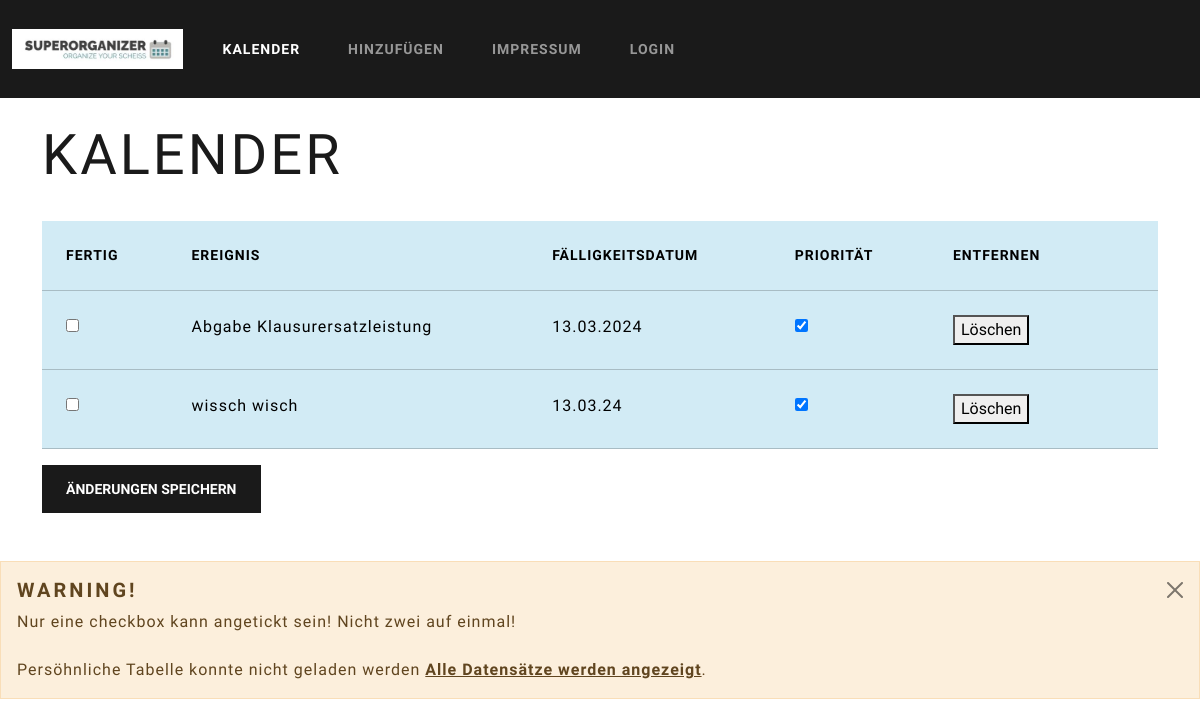
Before: / with the older database file.
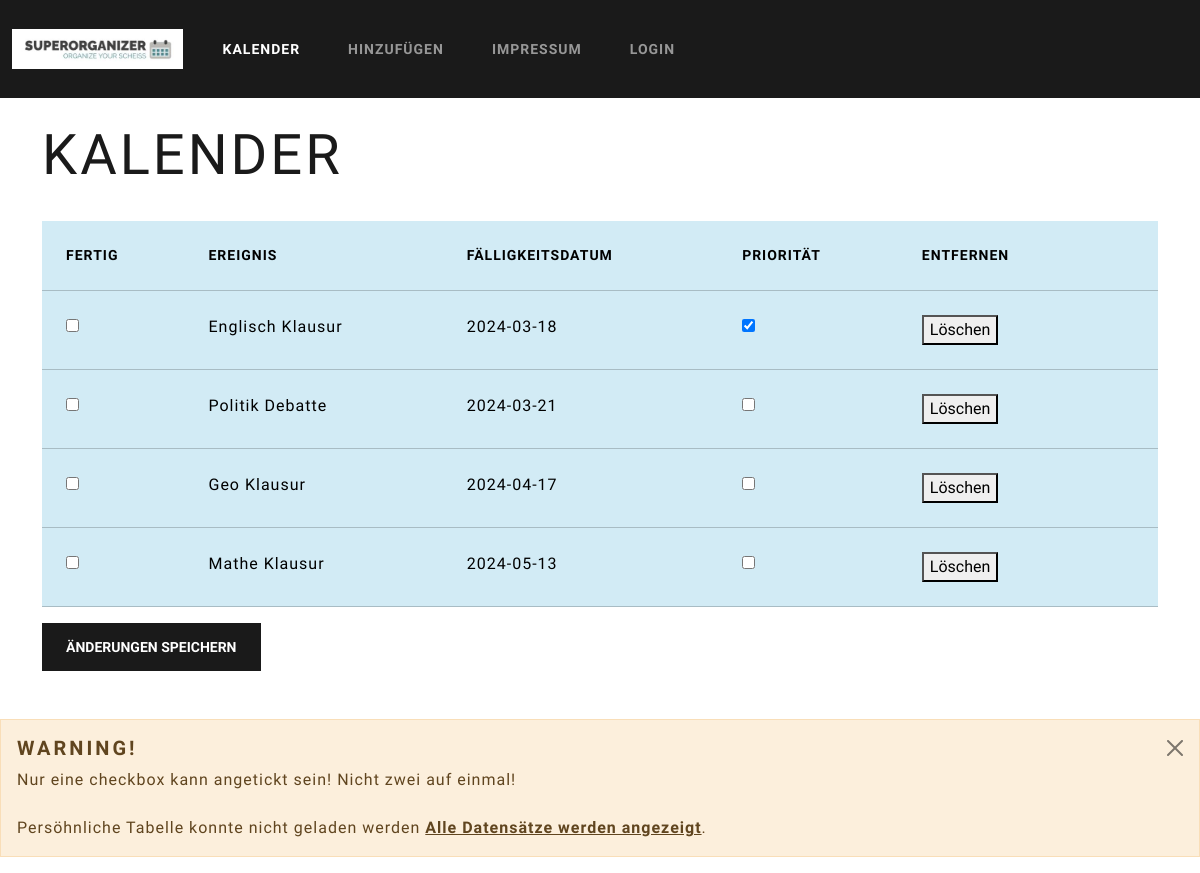
After: the same page with the newer database file.
### tables this page shows
CREATE TABLE "kalender" (
	"iD"	INTEGER UNIQUE,
	"Ereignis"	TEXT,
	"Beschreibung"	TEXT,
	"Priorisiert"	INTEGER,
	"Fertig"	INTEGER,
	"Datum"	TEXT,
	PRIMARY KEY("iD" AUTOINCREMENT)
);

### app.py (the view)
@app.route('/',methods=['POST','GET'])
def index():
    if request.method == 'POST':
         prio=request.form['priorisiert']
    data = get_data()
    return render_template('main.html', data = data)

### app.py (called while the page is built)
def get_data():
    conn = connect_db()
    cursor = conn.cursor()
    cursor.execute("SELECT * FROM kalender ORDER BY priorisiert DESC")
    data = cursor.fetchall()
    conn.close()
    return data

def connect_db():
    return sqlite3.connect('database.db')

### templates/main.html (shortened to what this page needs)
<!DOCTYPE html>
<html>
    <head>
        <link rel="stylesheet" href="{{ url_for('static', filename= 'css/bootstrap.css') }}">
    </head>
<body>
    <nav class="navbar navbar-expand-lg bg-primary" data-bs-theme="dark">
        <div class="container-fluid">
          <a class="navbar-brand" href="#">
                <img src="static/images/Logo.png" alt="Logo" style="height: 40px;">
          </a>
          <div class="collapse navbar-collapse" id="navbarColor01">
            <ul class="navbar-nav me-auto">
              <li class="nav-item">
                <a class="nav-link active" href="#">Kalender
                </a>
              </li>
              <li class="nav-item">
                <a class="nav-link" href="hinzufügen">Hinzufügen</a>
              </li>
              <li class="nav-item">
                <a class="nav-link" href="/about">Impressum</a>
              </li>
              <li class="nav-item">
                <a class="nav-link" href="/login">Login</a>
              </li>
            </ul>
          </div>
        </div>
    </nav>
    <br>
    <div class="container">
        <h1 class="display-4">Kalender</h1>
        <br>
        <form action="/submit1" method="post">
            <table class='table table-info'>
                <thead class="thead-dark">
                    <tr>
                        <th>Fertig</th>
                        <th>Ereignis</th>
                        <th>Fälligkeitsdatum</th>
                        <th>Priorität</th>
                        <th>Entfernen</th>
                        <th> </th>
                    </tr>
                </thead>
                <tbody>
                    {% for row in data %}
                    <tr>
                        <td>
                            <input type="checkbox" name="fertig-{{ row[0] }}" value="1" {% if row[4] == 1 %} checked {% endif %}>
                        </td>
                        <td>{{ row[1] }}</td>
                        <td>{{ row[5] }}</td>
                        <td>
                            <input type="checkbox" name="priorisiert-{{ row[0] }}" value="1" {% if row[3] == 1 %} checked {% endif %}>
                        </td>
                        <td>
                          <form action="/delete" method="post">
                              <button type="submit" onclick="return confirm('Bist du dir sicher, dass du den Eintrag Löschen mochtest?');">Löschen</button>
                          </form>
                        </td>
                        <td>
                        </td>
                    </form>
                    </tr>
                    {% endfor %}
        <button type="submit" class="btn btn-primary">Änderungen speichern</button>
    </div>
    <br><br>
    <div class="alert alert-dismissible alert-warning">
        <button type="button" class="btn-close" data-bs-dismiss="alert"></button>
        <h4 class="alert-heading">Warning!</h4>
        <p class="mb-0">Nur eine checkbox kann angetickt sein! Nicht zwei auf einmal!<br><br>Persöhnliche Tabelle konnte nicht geladen werden <a href="#" class="alert-link">Alle Datensätze werden angezeigt</a>.</p>
      </div>
</body>
</html>

Changed rows visible on the page:
removed kalender: Ereignis "Abgabe Klausurersatzleistung", Datum "13.03.2024", Priorisiert "☑"
removed kalender: Ereignis "wissch wisch", Datum "13.03.24", Priorisiert "☑"
added kalender: Ereignis "Englisch Klausur", Datum "2024-03-18", Priorisiert "☑"
added kalender: Ereignis "Politik Debatte", Datum "2024-03-21"
added kalender: Ereignis "Geo Klausur", Datum "2024-04-17"
added kalender: Ereignis "Mathe Klausur", Datum "2024-05-13"
